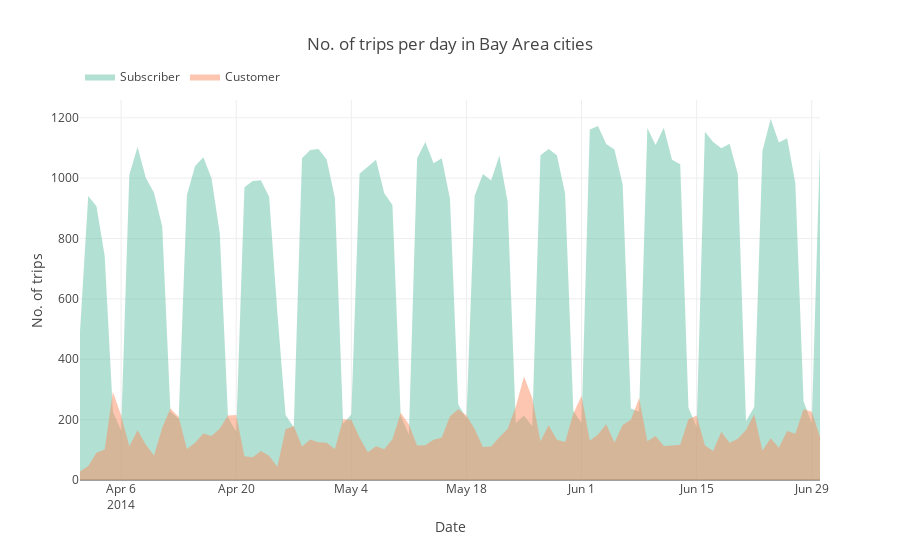

Source (notebook cell):
### Markdown cell above
Let us view the split between customer and subscriber and plot the difference on an area chart.

### Code cell
configure_plotly_browser_state()
trip_count_q2_2014_sub=trip[(trip.start_Date>=datetime.date(2014,4,1)) & (trip.start_Date<datetime.date(2014,7,1))].groupby(['start_Date', 'subscription_type'])['id'].count().reset_index()

data=[]

trace_names=['Subscriber', 'Customer']
fillmodes=[None, 'tonexty']

for i in range(2):
    data.append(
        go.Scatter(
            x=trip_count_q2_2014_sub[trip_count_q2_2014_sub.subscription_type==trace_names[i]].start_Date,
            y=trip_count_q2_2014_sub[trip_count_q2_2014_sub.subscription_type==trace_names[i]].id,
            name=trace_names[i],
            line=dict(
                width=0.0,
                color=chosen_colors[i]
            ),
            fill='tozeroy',
        )
    )

layout = go.Layout(
    title='No. of trips per day in Bay Area cities',
    xaxis=dict(
        title='Date'
    ),
    yaxis=dict(
        title='No. of trips'
    ),
    legend=dict(
        orientation='h',
        x=0,
        y=1.1
    )
    #hovermode='closest',
    #showlegend=True
)

figure = go.Figure(data=data, layout=layout)

ply.iplot(figure)

### Figure 1 — Plotly figure (JSON) as saved in the notebook; plotly's stock layout.template omitted (floating-point values rounded to 4 significant figures)
{"data": [{"name": "Subscriber", "uid": "9e63de4f-d910-4e43-ad88-82280c93103f", "y": [492, 941, 907, 743, 226, 164, 1011, 1103, 1001, 952, 840, 226, 203, 943, 1040, 1069, 999, 817, 207, 161, 970, 991, 993, 938, 555, 215, 175, 1066, 1093, 1097, 1062, 934, 186, 217, 1015, 1037, 1061, 950, 911, 214, 151, 1066, 1120, 1049, 1066, 931, 251, 204, 942, 1014, 992, 1074, 923, 189, 214, 178, 1076, 1097, 1076, 948, 229, 189, 1161, 1173, 1113, 1095, 979, 237, 226, 1166, 1110, 1167, 1061, 1046, 239, 176, 1154, 1120, 1099, 1114, 1014, 195, 242, 1090, 1196, 1118, 1132, 984, 261, 188, 1105], "x": ["2014-04-01", "2014-04-02", "2014-04-03", "2014-04-04", "2014-04-05", "2014-04-06", "2014-04-07", "2014-04-08", "2014-04-09", "2014-04-10", "2014-04-11", "2014-04-12", "2014-04-13", "2014-04-14", "2014-04-15", "2014-04-16", "2014-04-17", "2014-04-18", "2014-04-19", "2014-04-20", "2014-04-21", "2014-04-22", "2014-04-23", "2014-04-24", "2014-04-25", "2014-04-26", "2014-04-27", "2014-04-28", "2014-04-29", "2014-04-30", "2014-05-01", "2014-05-02", "2014-05-03", "2014-05-04", "2014-05-05", "2014-05-06", "2014-05-07", "2014-05-08", "2014-05-09", "2014-05-10", "2014-05-11", "2014-05-12", "2014-05-13", "2014-05-14", "2014-05-15", "2014-05-16", "2014-05-17", "2014-05-18", "2014-05-19", "2014-05-20", "2014-05-21", "2014-05-22", "2014-05-23", "2014-05-24", "2014-05-25", "2014-05-26", "2014-05-27", "2014-05-28", "2014-05-29", "2014-05-30", "2014-05-31", "2014-06-01", "2014-06-02", "2014-06-03", "2014-06-04", "2014-06-05", "2014-06-06", "2014-06-07", "2014-06-08", "2014-06-09", "2014-06-10", "2014-06-11", "2014-06-12", "2014-06-13", "2014-06-14", "2014-06-15", "2014-06-16", "2014-06-17", "2014-06-18", "2014-06-19", "2014-06-20", "2014-06-21", "2014-06-22", "2014-06-23", "2014-06-24", "2014-06-25", "2014-06-26", "2014-06-27", "2014-06-28", "2014-06-29", "2014-06-30"], "line": {"color": "rgb(102,194,165)", "width": 0}, "type": "scatter", "fill": "tozeroy"}, {"name": "Customer", "uid": "28ce687e-f8e9-430d-a38c-fa1ffb4b2caa", "y": [28, 46, 90, 101, 292, 214, 112, 165, 118, 81, 173, 237, 209, 103, 123, 154, 146, 171, 214, 215, 79, 75, 96, 80, 44, 168, 179, 111, 134, 125, 123, 103, 201, 200, 141, 92, 112, 102, 135, 223, 185, 114, 115, 133, 141, 211, 234, 214, 169, 109, 111, 142, 169, 243, 343, 272, 128, 181, 133, 126, 220, 279, 130, 151, 185, 124, 182, 200, 272, 128, 146, 113, 114, 117, 201, 214, 115, 96, 160, 123, 137, 166, 218, 98, 138, 107, 162, 153, 234, 226, 143], "x": ["2014-04-01", "2014-04-02", "2014-04-03", "2014-04-04", "2014-04-05", "2014-04-06", "2014-04-07", "2014-04-08", "2014-04-09", "2014-04-10", "2014-04-11", "2014-04-12", "2014-04-13", "2014-04-14", "2014-04-15", "2014-04-16", "2014-04-17", "2014-04-18", "2014-04-19", "2014-04-20", "2014-04-21", "2014-04-22", "2014-04-23", "2014-04-24", "2014-04-25", "2014-04-26", "2014-04-27", "2014-04-28", "2014-04-29", "2014-04-30", "2014-05-01", "2014-05-02", "2014-05-03", "2014-05-04", "2014-05-05", "2014-05-06", "2014-05-07", "2014-05-08", "2014-05-09", "2014-05-10", "2014-05-11", "2014-05-12", "2014-05-13", "2014-05-14", "2014-05-15", "2014-05-16", "2014-05-17", "2014-05-18", "2014-05-19", "2014-05-20", "2014-05-21", "2014-05-22", "2014-05-23", "2014-05-24", "2014-05-25", "2014-05-26", "2014-05-27", "2014-05-28", "2014-05-29", "2014-05-30", "2014-05-31", "2014-06-01", "2014-06-02", "2014-06-03", "2014-06-04", "2014-06-05", "2014-06-06", "2014-06-07", "2014-06-08", "2014-06-09", "2014-06-10", "2014-06-11", "2014-06-12", "2014-06-13", "2014-06-14", "2014-06-15", "2014-06-16", "2014-06-17", "2014-06-18", "2014-06-19", "2014-06-20", "2014-06-21", "2014-06-22", "2014-06-23", "2014-06-24", "2014-06-25", "2014-06-26", "2014-06-27", "2014-06-28", "2014-06-29", "2014-06-30"], "line": {"color": "rgb(252,141,98)", "width": 0}, "type": "scatter", "fill": "tozeroy"}], "layout": {"yaxis": {"title": {"text": "No. of trips"}}, "legend": {"y": 1.1, "x": 0, "orientation": "h"}, "xaxis": {"title": {"text": "Date"}}, "title": {"text": "No. of trips per day in Bay Area cities"}}}
